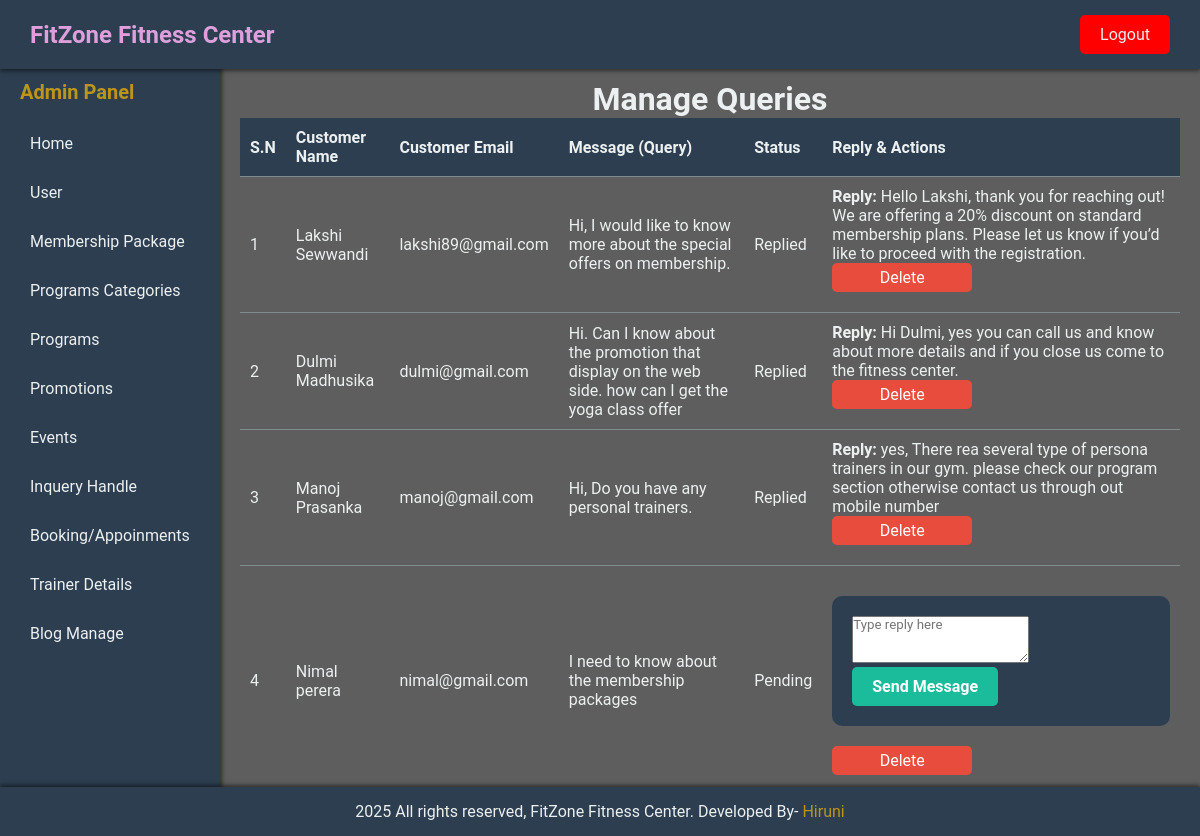
The page /admin-panel/manage-inquery.php (signed in) on the database its author committed.
### tables this page shows
CREATE TABLE `tbl_contact` (
  `id` int(10) UNSIGNED NOT NULL,
  `full_name` varchar(100) NOT NULL,
  `email` varchar(255) NOT NULL,
  `mobile` varchar(20) NOT NULL,
  `message` text NOT NULL,
  `reply_message` text NOT NULL,
  `status` enum('Pending','Replied') NOT NULL
);

### admin-panel/manage-inquery.php (the view, shortened to what this page needs)
<?php
include('partials/main.php');
$sql = "SELECT * FROM tbl_contact ORDER BY id ASC";
$res = $conn->query($sql);
?>
<div class="main-content">
    <div class="wrapper">
        <h1 class="text-center">Manage Queries</h1>
        <table class="tbl-full">
    <thead>
        <tr>
            <th>S.N</th>
            <th>Customer Name</th>
            <th>Customer Email</th>
            <th>Message (Query)</th>
            <th>Status</th>
            <th>Reply & Actions</th>
        </tr>
    </thead>
    <tbody>
        <?php
        if ($res->num_rows > 0) {
            $sn = 1;
            while ($row = $res->fetch_assoc()) {
                $id = $row['id'];
                $full_name = $row['full_name'];
                $email = $row['email'];
                $message = $row['message'];
                $status = $row['status'];
                $reply = $row['reply_message'];
                ?>
                <tr>
                    <td><?php echo $sn++; ?></td>
                    <td><?php echo $full_name; ?></td>
                    <td><?php echo $email; ?></td>
                    <td><?php echo $message; ?></td>
                    <td><?php echo $status; ?></td>
                    <td>
                        <?php if ($status == 'Pending') { ?>
                            <form action="" method="POST">
                                <textarea name="reply" placeholder="Type reply here" rows="3" required></textarea><br>
                                <input type="submit" name="submit" value="Send Message" class="btn-secondary">
                            </form>
                        <?php } else { ?>
                            <div><strong>Reply:</strong> <?php echo $reply; ?></div>
                        <?php } ?>
                        <a href="delete-queries.php?action=delete&id=<?php echo $id; ?>" class="btn-membersDelete" onclick="return confirm('Are you sure you want to delete this query?');">Delete</a>
                    </td>
                </tr>
                <?php
            }
        } else {
            echo "<tr><td colspan='6' class='error'>No queries available.</td></tr>";
        }
        ?>
    </tbody>
</table>
    </div>
</div>
<?php include('partials/footer.php'); ?>

### admin-css/style.css (style rules this page uses)
:root { --primary-color: #bc961a; --primary-color-dark: #82a016; --secondary-color: #2c3e50; --background-light: rgba(255, 255, 255, 0.1); --background-dark: rgba(0, 0, 0, 0.7); --text-light: #ecf0f1; --text-dark: #bdc3c7; --button-hover-color: #92ec8f; --border-color: #7f8c8d; }
* { margin: 0; padding: 0; box-sizing: border-box; font-family: 'Roboto', sans-serif; }
body { display: flex; flex-direction: column; min-height: 100vh; background-color: var(--background-dark); }
.main-content { flex: 1; padding: 20px; overflow-y: auto; color: var(--text-light); }
table { width: 100%; border-collapse: collapse; }
th, td { padding: 10px; text-align: left; border-bottom: 1px solid var(--border-color); color: var(--text-light); }
th { background-color: var(--secondary-color); font-weight: bold; }
.text-center { text-align: center; }
.btn-secondary { background-color: #7bed9f; padding: 1%; color: black; text-decoration: none; font-weight: bold; }
.btn-members, .btn-membersDelete { display: block; width: 140px; padding: 5px; text-align: center; margin-bottom: 10px; text-decoration: none; color: white; border-radius: 5px; }
.btn-membersDelete { background-color: #e74c3c; }
form { width: 100%; max-width: 600px; margin: 20px auto; padding: 20px; background-color: #2c3e50; border-radius: 10px; color: #ecf0f1; }
table { width: 100%; margin-bottom: 20px; }
td { padding: 10px; color: #ecf0f1; }
input[type="submit"] { background-color: #1abc9c; color: #fff; padding: 10px 20px; border: none; border-radius: 5px; cursor: pointer; font-size: 16px; }

### rows shown on the page
tbl_contact: full_name "Lakshi Sewwandi", email "lakshi89@gmail.com", message "Hi, I would like to know more about the special offers on membership.", status "Replied", reply_message "Hello Lakshi, thank you for reaching out! We are offering a 20% discount on standard membership plans. Please let us know if you’d like to proceed with the registration."
tbl_contact: full_name "Dulmi Madhusika", email "dulmi@gmail.com", message "Hi. Can I know about the promotion that display on the web side. how can I get the yoga class offer", status "Replied", reply_message "Hi Dulmi, yes you can call us and know about more details and if you close us come to the fitness center."
tbl_contact: full_name "Manoj Prasanka", email "manoj@gmail.com", message "Hi, Do you have any personal trainers.", status "Replied", reply_message "yes, There rea several type of persona trainers in our gym. please check our program section otherwise contact us through out mobile number"
tbl_contact: full_name "Nimal perera", email "nimal@gmail.com", message "I need to know about the membership packages", status "Pending"
